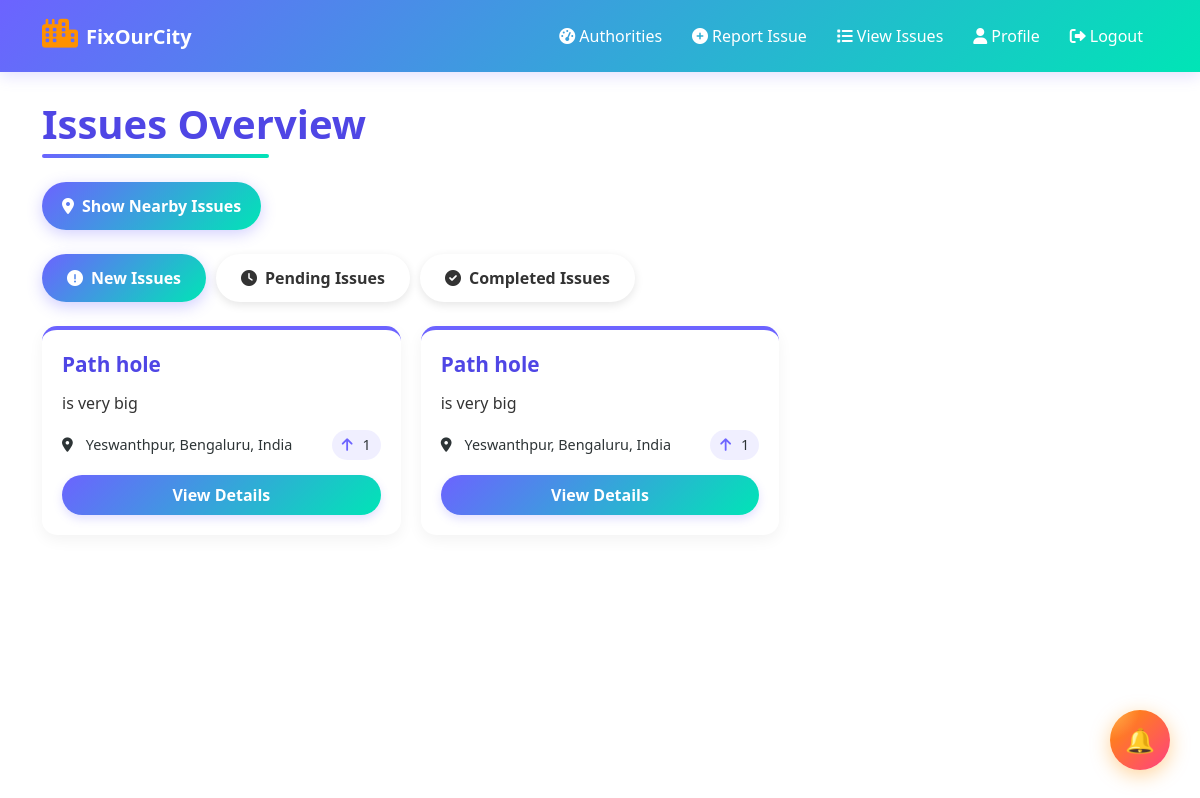
The page /issues/view/ on the database as committed earlier.
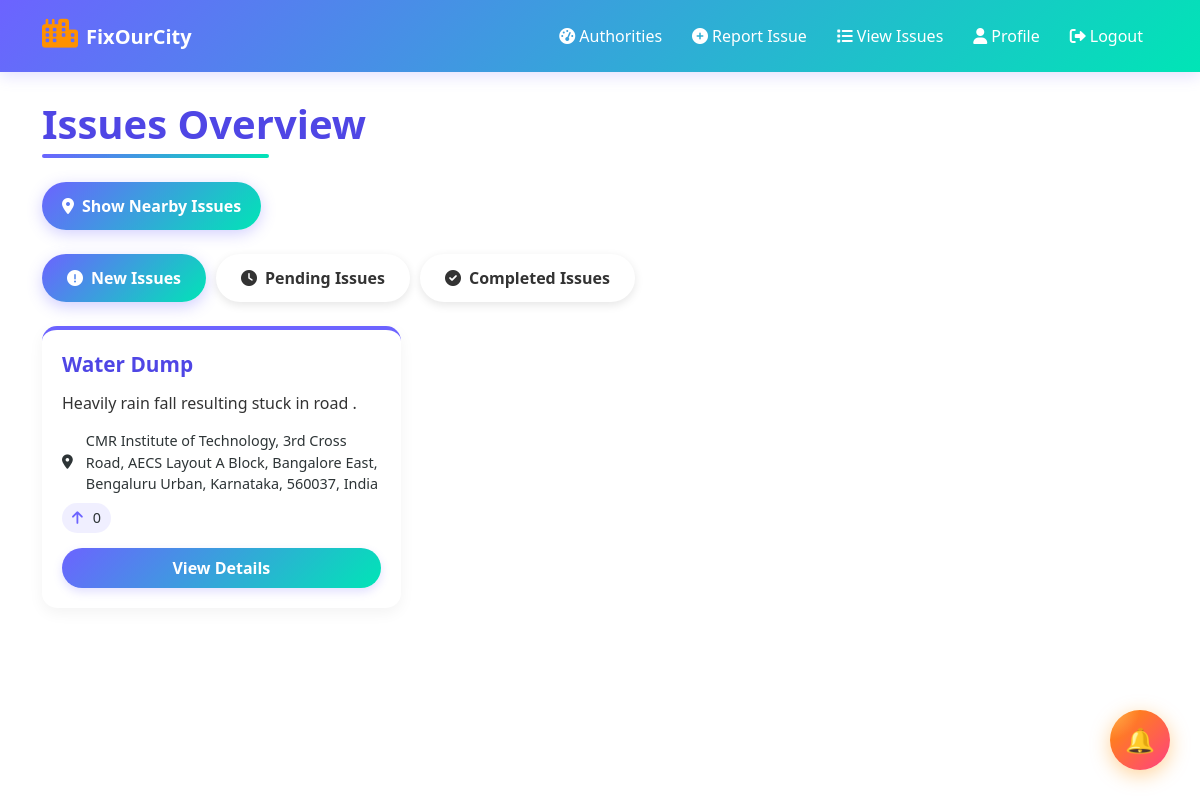
The same page on the database as committed later.
### issues/models.py (models this page shows, shortened)
class Issue(models.Model):
    STATUS_CHOICES = [
        ('new', 'New'),
        ('pending', 'Pending'),
        ('in_progress', 'In Progress'),
        ('completed', 'Completed')
    ]
    title = models.CharField(max_length=255)
    description = models.TextField()
    location = models.TextField()
    latitude = models.FloatField(null=True, blank=True)
    longitude = models.FloatField(null=True, blank=True)
    address = models.CharField(max_length=512, null=True, blank=True)
    status = models.CharField(max_length=50, choices=STATUS_CHOICES, default='new')
    upvotes_count = models.PositiveIntegerField(default=0)
    reported_by = models.ForeignKey(User, on_delete=models.CASCADE, related_name='reported_issues')
    contractor = models.ForeignKey('contractor.Contractor', null=True, blank=True, on_delete=models.SET_NULL, related_name='assigned_issues')
    government_authority = models.ForeignKey('authorities.Authority', on_delete=models.CASCADE, related_name='jurisdiction_issues')
    created_at = models.DateTimeField(auto_now_add=True)
    updated_at = models.DateTimeField(auto_now=True)
    completed_at = models.DateTimeField(null=True, blank=True)

### issues/views.py (the view, shortened to what this page needs)
# urls.py: path('view/', views.view_issues, name='view_issues'),
def view_issues(request):
    new_issues = Issue.objects.filter(status='new')
    pending_issues = Issue.objects.filter(status='pending')
    completed_issues = Issue.objects.filter(status='completed')
    context = {
        'new_issues': new_issues,
        'pending_issues': pending_issues,
        'completed_issues': completed_issues
    }
    return render(request, 'view_issues.html', context)

### issues/context_processors.py (called while the page is built)
def issue_utils(request):
    from issues.models import UserRating
    def has_been_rated_by(issue, user):
        if not user.is_authenticated:
            return False
        return UserRating.objects.filter(issue=issue, user=user).exists()
    return {
        'has_been_rated_by': has_been_rated_by
    }

### templates/view_issues.html (shortened to what this page needs)
<!DOCTYPE html>
<html lang="en">
<head>
    <link rel="stylesheet" href="https://cdnjs.cloudflare.com/ajax/libs/bootstrap/5.3.2/css/bootstrap.min.css">
    <link rel="stylesheet" href="https://cdnjs.cloudflare.com/ajax/libs/font-awesome/6.0.0/css/all.min.css">
    <link rel="stylesheet" href="https://cdnjs.cloudflare.com/ajax/libs/animate.css/4.1.1/animate.min.css">
</head>
<body>
    <nav class="navbar navbar-expand-lg fixed-top">
        <div class="container">
            <a class="navbar-brand animate__animated animate__fadeIn" href="#">
                <i class="fas fa-city me-2"></i>FixOurCity
            </a>
            <div class="collapse navbar-collapse" id="navbarNav">
                <ul class="navbar-nav ms-auto">
                    <li class="nav-item animate__animated animate__fadeIn" style="animation-delay: 0.1s">
                        <a class="nav-link" href="{% url 'dept' %}"><i class="fas fa-tachometer-alt me-1"></i>Authorities</a>
                    </li>
                    <li class="nav-item animate__animated animate__fadeIn" style="animation-delay: 0.1s">
                        <a class="nav-link" href="{% url 'create_issue' %}"><i class="fas fa-plus-circle me-1"></i>Report Issue</a>
                    </li>
                    <li class="nav-item animate__animated animate__fadeIn" style="animation-delay: 0.2s">
                        <a class="nav-link" href="{% url 'view_issues' %}"><i class="fas fa-list me-1"></i>View Issues</a>
                    </li>
                    <li class="nav-item animate__animated animate__fadeIn" style="animation-delay: 0.3s">
                        <a class="nav-link" href="{% url 'profile' %}"><i class="fas fa-user me-1"></i>Profile</a>
                    </li>
                    <li class="nav-item animate__animated animate__fadeIn" style="animation-delay: 0.4s">
                        <a class="nav-link" href="{% url 'logout' %}"><i class="fas fa-sign-out-alt me-1"></i>Logout</a>
                    </li>
                </ul>
            </div>
        </div>
    </nav>
    <div class="main-container container">
        <h1 class="mb-4 animate__animated animate__fadeIn">Issues Overview</h1>
        <div class="filter-options mb-4 animate__animated animate__fadeIn" style="animation-delay: 0.2s">
            <button id="location-filter-btn" class="btn btn-primary me-3">
                <i class="fas fa-map-marker-alt me-2"></i>Show Nearby Issues
            </button>
        </div>
        <div class="tabs mb-4 animate__animated animate__fadeIn" style="animation-delay: 0.3s">
            <button class="tab-button active" data-tab="new">
                <i class="fas fa-exclamation-circle me-2"></i>New Issues
            </button>
            <button class="tab-button" data-tab="pending">
                <i class="fas fa-clock me-2"></i>Pending Issues
            </button>
            <button class="tab-button" data-tab="completed">
                <i class="fas fa-check-circle me-2"></i>Completed Issues
            </button>
        </div>
        <div id="new-issues" class="tab-content animate__animated animate__fadeIn" style="animation-delay: 0.4s">
            <div class="issues-grid">
                {% for issue in new_issues %}
                <div class="issue-card" data-lat="{{ issue.latitude }}" data-lng="{{ issue.longitude }}" style="animation-delay: {{ forloop.counter|add:5 }}0ms">
                    <h3 class="issue-title">{{ issue.title }}</h3>
                    <p class="issue-description">{{ issue.description|truncatewords:30 }}</p>
                    <div class="issue-meta">
                        <span><i class="fas fa-map-marker-alt me-2"></i>{{ issue.address }}</span>
                        <span class="upvote-count"><i class="fas fa-arrow-up"></i>{{ issue.upvotes_count }}</span>
                    </div>
                    <a href="{% url 'issue_detail' issue.id %}" class="view-details-btn">View Details</a>
                </div>
                {% empty %}
                    <p id="no-new-issues" class="no-issues-message">No new issues.</p>
                {% endfor %}
            </div>
        </div>
    </div>
    <div class="notification-indicator animate__animated animate__bounceIn" style="animation-delay: 0.8s">
        <a href="{% url 'view_notifications' %}" class="btn btn-primary btn-lg rounded-circle">
            🔔
            <span class="position-absolute top-0 start-100 translate-middle badge rounded-pill bg-danger">
            </span>
        </a>
    </div>
</body>
</html>

Rows that differ between the two databases and show on the page:
removed Issue: title "Path hole", description "is very big", address "Yeswanthpur, Bengaluru, India", upvotes_count "1"
removed Issue: title "Path hole", description "is very big", address "Yeswanthpur, Bengaluru, India", upvotes_count "1"
added Issue: title "Water Dump", description "Heavily rain fall resulting stuck in road .", address "CMR Institute of Technology, 3rd Cross Road, AECS Layout A Block, Bangalore East, Bengaluru Urban, Karnataka, 560037, India", upvotes_count "0"
